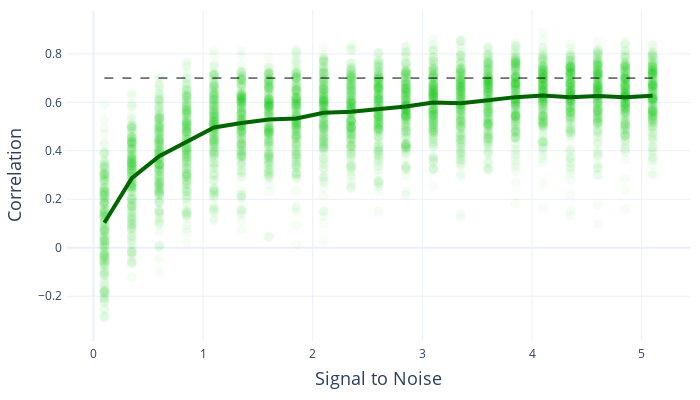

Notebook cell for this chart:
### Markdown cell above
Now we can run the simulation for Figure 2.

### Code cell
# Make a spacing of different signals
sig = np.linspace(0.1,5.1,21)# np.logspace(np.log(0.2),np.log(5),10)
# Get the simulations
D = do_sim(0.7,n_sim=200,signal=sig,randseed=10)
# Summarize the mean and std deviation
T = D.groupby("signal").apply(np.mean)
Tstd = D.groupby("signal").apply(np.std)
# Plot and show the Figure
fig = plot_Figure2(D,T,Tstd)
fig.update_layout(width=700,height=400)
fig.show()

### Figure 1 — Plotly figure (JSON) as saved in the notebook; plotly's stock layout.template omitted (floating-point values rounded to 4 significant figures; data arrays with more than 128 entries replaced by an {"elided": "..."} marker saying what was removed)
{"data": [{"hoverinfo": "skip", "marker": {"color": "rgba(0, 200, 0, 0.04)", "size": 10}, "mode": "markers", "name": "individual simulations", "showlegend": false, "type": "scatter", "x": {"elided": "4200 float values"}, "y": {"elided": "4200 float values"}}, {"hovertemplate": "<i>Signal</i>: %{x:.2f}<br>Mean: %{y:.2f}<br>%{text}", "line": {"color": "rgba(0, 100, 0, 1)", "width": 4}, "mode": "lines", "name": "", "showlegend": false, "text": ["Std: 0.18", "Std: 0.16", "Std: 0.15", "Std: 0.16", "Std: 0.15", "Std: 0.14", "Std: 0.13", "Std: 0.14", "Std: 0.14", "Std: 0.12", "Std: 0.13", "Std: 0.12", "Std: 0.11", "Std: 0.13", "Std: 0.12", "Std: 0.12", "Std: 0.11", "Std: 0.12", "Std: 0.12", "Std: 0.11", "Std: 0.11"], "type": "scatter", "x": [0.1, 0.35, 0.6, 0.85, 1.1, 1.35, 1.6, 1.85, 2.1, 2.35, 2.6, 2.85, 3.1, 3.35, 3.6, 3.85, 4.1, 4.35, 4.6, 4.85, 5.1], "y": [0.103, 0.2874, 0.3779, 0.4357, 0.4964, 0.5147, 0.5291, 0.5333, 0.5572, 0.5608, 0.5715, 0.5823, 0.599, 0.5961, 0.6083, 0.6213, 0.6285, 0.6209, 0.6265, 0.6213, 0.6269]}, {"hovertemplate": "True correlation<br>%{y:.2f}", "line": {"color": "rgba(0, 0, 0, 1)", "dash": "dash", "width": 1}, "mode": "lines", "name": "", "showlegend": false, "type": "scatter", "x": [0.1, 0.35, 0.6, 0.85, 1.1, 1.35, 1.6, 1.85, 2.1, 2.35, 2.6, 2.85, 3.1, 3.35, 3.6, 3.85, 4.1, 4.35, 4.6, 4.85, 5.1], "y": [0.7, 0.7, 0.7, 0.7, 0.7, 0.7, 0.7, 0.7, 0.7, 0.7, 0.7, 0.7, 0.7, 0.7, 0.7, 0.7, 0.7, 0.7, 0.7, 0.7, 0.7]}], "layout": {"autosize": true, "height": 400, "hovermode": "closest", "margin": {"b": 10, "l": 10, "pad": 4, "r": 10, "t": 10}, "width": 700, "xaxis": {"title": {"font": {"size": 18}, "text": "Signal to Noise"}}, "yaxis": {"title": {"font": {"size": 18}, "text": "Correlation"}}}}
